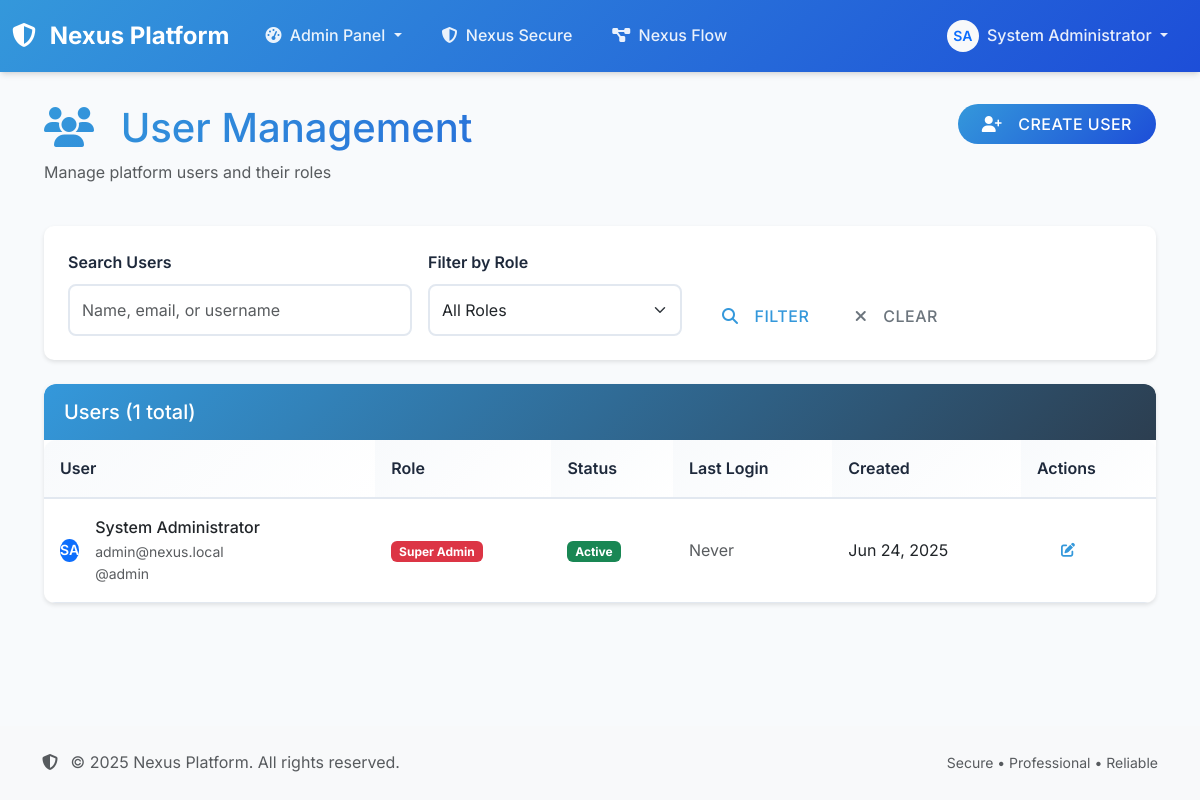
Before: /admin/users (signed in) with the older database file.
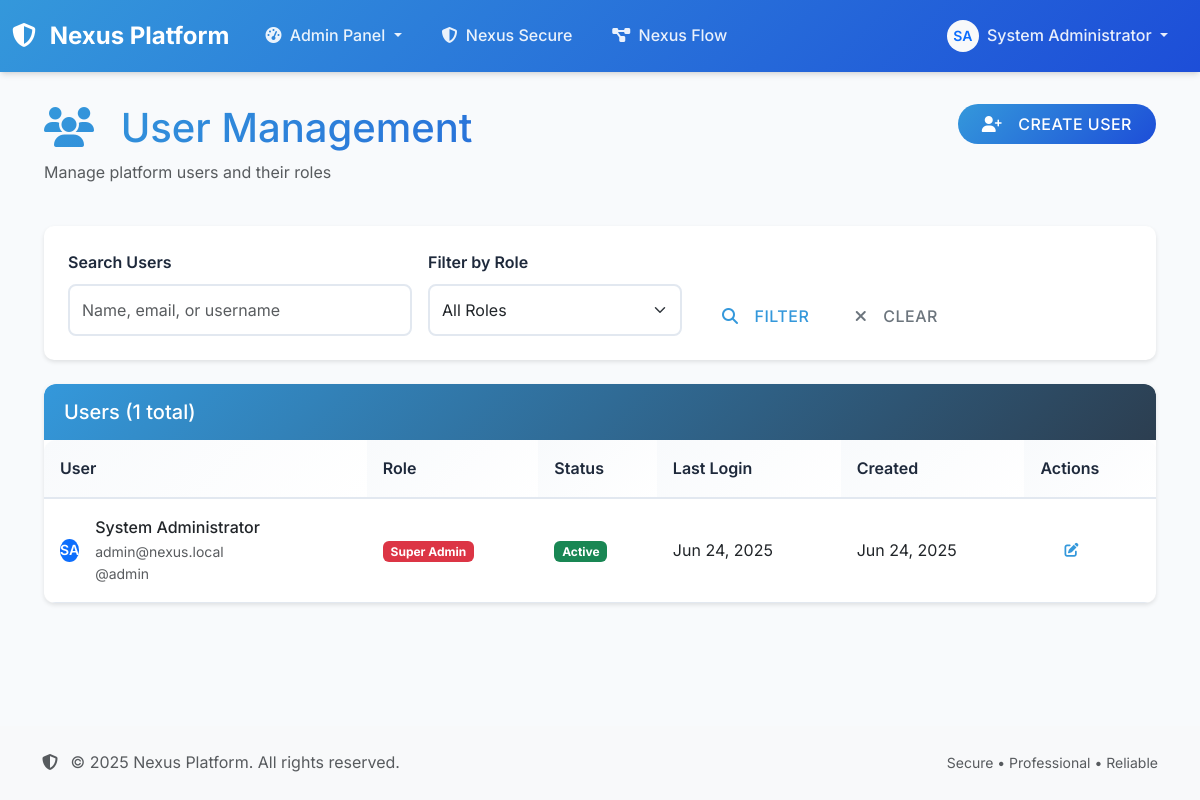
After: the same page with the newer database file.
### models.py (models this page shows, shortened)
class User(UserMixin, db.Model):
    id = db.Column(db.Integer, primary_key=True)
    username = db.Column(db.String(80), unique=True, nullable=False)
    email = db.Column(db.String(120), unique=True, nullable=False)
    password_hash = db.Column(db.String(256), nullable=False)
    role = db.Column(db.String(20), nullable=False, default='developer')  # super_admin, admin, pentester, developer, client
    first_name = db.Column(db.String(80), nullable=False)
    last_name = db.Column(db.String(80), nullable=False)
    created_at = db.Column(db.DateTime, default=datetime.utcnow)
    last_login = db.Column(db.DateTime)
    is_active = db.Column(db.Boolean, default=True)
    assigned_projects = db.relationship('UserProject', backref='user', lazy=True, cascade='all, delete-orphan')
    created_projects = db.relationship('Project', backref='creator', lazy=True, foreign_keys='Project.created_by')
    findings = db.relationship('Finding', backref='created_by_user', lazy=True, foreign_keys='Finding.created_by')
    tasks = db.relationship('Task', backref='assigned_user', lazy=True, foreign_keys='Task.assigned_to')
    activities = db.relationship('ActivityLog', backref='user', lazy=True)
    @property
    def full_name(self):
        return f"{self.first_name} {self.last_name}"

### auth.py (the view)
        def decorated_function(*args, **kwargs):
            if 'user_id' not in session:
                return redirect(url_for('auth.login'))
            user = User.query.get(session['user_id'])
            if not user or user.role not in roles:
                flash('Access denied. Insufficient permissions.', 'danger')
                return redirect(url_for('index'))
            return f(*args, **kwargs)

### templates/admin/users.html (shortened to what this page needs)
{% extends "base.html" %}
{% block content %}
<div class="container-fluid">
    <div class="row mb-4">
        <div class="col">
            <h1 class="text-gradient mb-2">
                <i class="fas fa-users me-3"></i>
                User Management
            </h1>
            <p class="text-muted">Manage platform users and their roles</p>
        </div>
        <div class="col-auto">
            <button class="btn btn-primary" data-bs-toggle="modal" data-bs-target="#createUserModal">
                <i class="fas fa-user-plus me-2"></i>
                Create User
            </button>
        </div>
    </div>
    <div class="row mb-4">
        <div class="col">
            <div class="card">
                <div class="card-body">
                    <form method="GET" class="row g-3">
                        <div class="col-md-4">
                            <label for="search" class="form-label">Search Users</label>
                            <input type="text" class="form-control" id="search" name="search"
                                   value="{{ search }}" placeholder="Name, email, or username">
                        </div>
                        <div class="col-md-3">
                            <label for="role" class="form-label">Filter by Role</label>
                            <select class="form-select" id="role" name="role">
                                <option value="">All Roles</option>
                            </select>
                        </div>
                        <div class="col-md-3 d-flex align-items-end">
                            <button type="submit" class="btn btn-outline-primary me-2">
                                <i class="fas fa-search me-2"></i>Filter
                            </button>
                            <a href="{{ url_for('admin.users') }}" class="btn btn-outline-secondary">
                                <i class="fas fa-times me-2"></i>Clear
                            </a>
                        </div>
                    </form>
                </div>
            </div>
        </div>
    </div>
    <div class="row">
        <div class="col">
            <div class="card">
                <div class="card-header d-flex justify-content-between align-items-center">
                    <h5 class="mb-0">Users ({{ users.total }} total)</h5>
                </div>
                <div class="card-body p-0">
                    {% if users.items %}
                        <div class="table-responsive">
                            <table class="table table-hover mb-0">
                                <thead>
                                    <tr>
                                        <th>User</th>
                                        <th>Role</th>
                                        <th>Status</th>
                                        <th>Last Login</th>
                                        <th>Created</th>
                                        <th>Actions</th>
                                    </tr>
                                </thead>
                                <tbody>
                                    {% for user in users.items %}
                                        <tr>
                                            <td>
                                                <div class="d-flex align-items-center">
                                                    <div class="avatar me-3">
                                                        <div class="avatar-initial rounded-circle bg-primary text-white">
                                                            {{ user.first_name[0] }}{{ user.last_name[0] }}
                                                        </div>
                                                    </div>
                                                    <div>
                                                        <div class="fw-medium">{{ user.full_name }}</div>
                                                        <div class="text-muted small">{{ user.email }}</div>
                                                        <div class="text-muted small">@{{ user.username }}</div>
                                                    </div>
                                                </div>
                                            </td>
                                            <td>
                                                <span class="badge bg-{% if user.role == 'super_admin' %}danger{% elif user.role == 'admin' %}warning{% elif user.role == 'pentester' %}success{% elif user.role == 'developer' %}primary{% else %}secondary{% endif %}">
                                                    {{ user.role.replace('_', ' ').title() }}
                                                </span>
                                            </td>
                                            <td>
                                                <span class="badge bg-{% if user.is_active %}success{% else %}danger{% endif %}">
                                                    {{ 'Active' if user.is_active else 'Inactive' }}
                                                </span>
                                            </td>
                                            <td>
                                                {% if user.last_login %}
                                                    <span data-bs-toggle="tooltip" title="{{ user.last_login.strftime('%B %d, %Y at %I:%M %p') }}">
                                                        {{ user.last_login.strftime('%b %d, %Y') }}
                                                    </span>
                                                {% else %}
                                                    <span class="text-muted">Never</span>
                                                {% endif %}
                                            </td>
                                            <td>
                                                <span data-bs-toggle="tooltip" title="{{ user.created_at.strftime('%B %d, %Y at %I:%M %p') }}">
                                                    {{ user.created_at.strftime('%b %d, %Y') }}
                                                </span>
                                            </td>
                                            <td>
                                                <div class="btn-group" role="group">
                                                    <button type="button" class="btn btn-sm btn-outline-primary"
                                                            data-bs-toggle="modal" data-bs-target="#editUserModal"
                                                            onclick="editUser({{ user.id }}, '{{ user.username }}', '{{ user.email }}', '{{ user.first_name }}', '{{ user.last_name }}', '{{ user.role }}', {{ user.is_active|lower }})">
                                                        <i class="fas fa-edit"></i>
                                                    </button>
                                                </div>
                                            </td>
                                        </tr>
                                    {% endfor %}
                                </tbody>
                            </table>
                        </div>
                    {% else %}
                        <div class="text-center py-5">
                            <i class="fas fa-user-slash fa-3x text-muted mb-3"></i>
                            <h5 class="text-muted">No users found</h5>
                            <p class="text-muted">No users match your current filters.</p>
                        </div>
                    {% endif %}
                </div>
            </div>
        </div>
    </div>
</div>
{% endblock %}

### templates/base.html (shortened to what this page needs)
<!DOCTYPE html>
<html lang="en">
<head>
    <link href="https://cdn.jsdelivr.net/npm/bootstrap@5.3.0/dist/css/bootstrap.min.css" rel="stylesheet">
    <link href="https://cdnjs.cloudflare.com/ajax/libs/font-awesome/6.4.0/css/all.min.css" rel="stylesheet">
    <link href="{{ url_for('static', filename='css/style.css') }}" rel="stylesheet">
    <link href="{{ url_for('static', filename='css/enhanced.css') }}" rel="stylesheet">
</head>
<body>
    <div class="main-container">
        {% if session.user_id %}
            {% include 'components/navbar.html' %}
        {% endif %}
        <main class="content-wrapper">
            {% block content %}{% endblock %}
        </main>
        <footer class="bg-light py-4 mt-5">
            <div class="container">
                <div class="row">
                    <div class="col-md-6">
                        <p class="mb-0 text-muted">
                            <i class="fas fa-shield-alt me-2"></i>
                            © 2025 Nexus Platform. All rights reserved.
                        </p>
                    </div>
                    <div class="col-md-6 text-end">
                        <small class="text-muted">
                            Secure • Professional • Reliable
                        </small>
                    </div>
                </div>
            </div>
        </footer>
    </div>
</body>
</html>

### templates/components/navbar.html (shortened to what this page needs)
<nav class="navbar navbar-expand-lg navbar-dark">
    <div class="container-fluid">
        <a class="navbar-brand" href="{{ url_for('index') }}">
            <i class="fas fa-shield-alt me-2"></i>
            Nexus Platform
        </a>
        <div class="collapse navbar-collapse" id="navbarNav">
            <ul class="navbar-nav me-auto">
                {% if session.user_role in ['admin', 'super_admin'] %}
                    <li class="nav-item dropdown">
                        <a class="nav-link dropdown-toggle" href="#" id="adminDropdown" role="button" data-bs-toggle="dropdown">
                            <i class="fas fa-tachometer-alt me-1"></i>
                            Admin Panel
                        </a>
                    </li>
                    <li class="nav-item">
                        <a class="nav-link" href="{{ url_for('secure.dashboard') }}">
                            <i class="fas fa-shield-alt me-1"></i>
                            Nexus Secure
                        </a>
                    </li>
                    <li class="nav-item">
                        <a class="nav-link" href="{{ url_for('flow.dashboard') }}">
                            <i class="fas fa-project-diagram me-1"></i>
                            Nexus Flow
                        </a>
                    </li>
                {% endif %}
            </ul>
            <ul class="navbar-nav">
                <li class="nav-item dropdown">
                    <a class="nav-link dropdown-toggle" href="#" id="userDropdown" role="button" data-bs-toggle="dropdown">
                        <div class="d-inline-flex align-items-center">
                            <div class="avatar-sm me-2">
                                <div class="avatar-initial rounded-circle bg-light text-primary">
                                    {{ session.user_name.split()[0][0] if session.user_name else 'U' }}{{ session.user_name.split()[-1][0] if session.user_name and session.user_name.split()|length > 1 else '' }}
                                </div>
                            </div>
                            <span class="d-none d-md-inline">{{ session.user_name or 'User' }}</span>
                        </div>
                    </a>
                </li>
            </ul>
        </div>
    </div>
</nav>

Changed rows visible on the page:
changed User "System Administrator": last_login (not shown) → "Jun 24, 2025"; no longer shows "Never"
